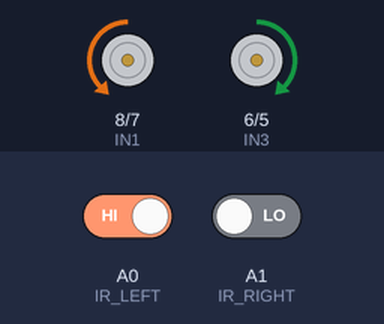
A sketch run on a simulated Arduino Uno, built with avr-gcc and run on an emulated ATmega328P. Shown: motor-driver pin pairs drawn as motors (green arrow = first pin HIGH = forward, orange = second pin HIGH = backward, longer = more drive, scaled by the enable pin). The test bench sets the inputs (shaded band); at power-on: A0 (IR_LEFT) HIGH, A1 (IR_RIGHT) LOW.

Above: at 1.2 s.
1.3 s: A0 (IR_LEFT) driven LOW
At 2.8 s:
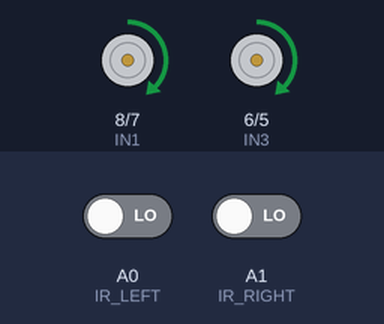
3.1 s: A1 (IR_RIGHT) driven HIGH
At 4.3 s:
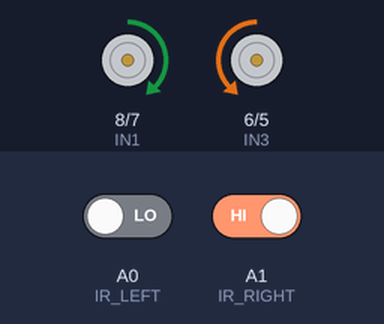
4.6 s: A1 (IR_RIGHT) driven LOW
At 5.6 s:
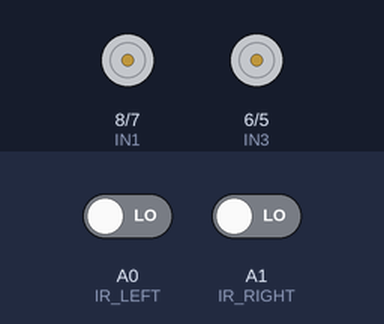
6.4 s: A0 (IR_LEFT) driven HIGH
At 6.8 s:
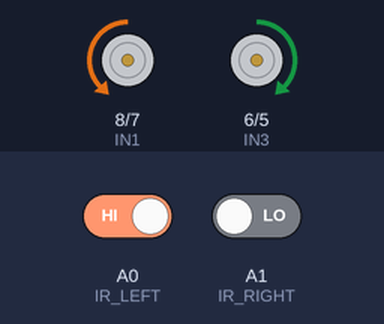
Timing chart, 0 to 8.9 s (numbered marks = the images above; inputs shaded):
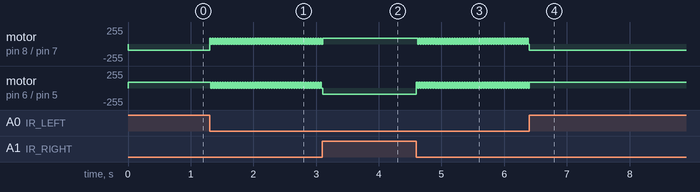

Measured:
- after the input at 1.3 s, motor on pin 8 (IN1) / pin 7 (IN2), motor on pin 6 (IN3) / pin 5 (IN4): alternates forward 90/255 for 0.02 s and stopped for 0.02 s, starting at once
- after the input at 3.1 s, motor on pin 8 (IN1) / pin 7 (IN2): goes on until 3.1 s, then stays forward 90/255
- after the input at 4.6 s, motor on pin 8 (IN1) / pin 7 (IN2), motor on pin 6 (IN3) / pin 5 (IN4): alternates forward 90/255 for 0.02 s and stopped for 0.02 s, starting at once
- after the input at 6.4 s, motor on pin 6 (IN3) / pin 5 (IN4): goes on until 6.4 s, then stays forward 90/255

The sketch:

Competition.ino
```cpp
// Motor Pins (Connect to L298N)
#define ENA 9   // Enable pin for Motor A
#define IN1 8   // Input 1 for Motor A
#define IN2 7   // Input 2 for Motor A
#define ENB 10  // Enable pin for Motor B
#define IN3 6   // Input 3 for Motor B
#define IN4 5   // Input 4 for Motor B

// IR Sensor Pins
#define IR_LEFT A0  // Left IR sensor
#define IR_RIGHT A1 // Right IR sensor

// Speed Settings
#define SPEED 90 // Speed for motors (0-255)

void setup() {
  // Motor Pins as Output
  pinMode(ENA, OUTPUT);
  pinMode(IN1, OUTPUT);
  pinMode(IN2, OUTPUT);
  pinMode(ENB, OUTPUT);
  pinMode(IN3, OUTPUT);
  pinMode(IN4, OUTPUT);

  // IR Sensor Pins as Input
  pinMode(IR_LEFT, INPUT);
  pinMode(IR_RIGHT, INPUT);

  // Initial Motor States
  stopMotors();
}

void loop() {
  // Read IR sensor values
  int leftSensor = digitalRead(IR_LEFT);
  int rightSensor = digitalRead(IR_RIGHT);

  // Control logic for line following
  if (leftSensor == LOW && rightSensor == LOW) {
    // Both sensors detect black (on the line)
    moveForward();
    delay(20);
    stopMotors();
    delay(20);


  } else if (leftSensor == HIGH && rightSensor == LOW) {
    // Left sensor detects white (off the line), right sensor detects black (on the line)
    turnLeft();


  } else if (leftSensor == LOW && rightSensor == HIGH) {
    // Left sensor detects black (on the line), right sensor detects white (off the line)
    turnRight();


  } else {
    // Both sensors detect white (off the line)
    stopMotors();
  }
}

// Function to move forward
void moveForward() {
  digitalWrite(IN1, HIGH);
  digitalWrite(IN2, LOW);
  digitalWrite(IN3, HIGH);
  digitalWrite(IN4, LOW);
  analogWrite(ENA, SPEED);
  analogWrite(ENB, SPEED);
}

// Function to turn left
void turnLeft() {
  digitalWrite(IN1, LOW);
  digitalWrite(IN2, HIGH);
  digitalWrite(IN3, HIGH);
  digitalWrite(IN4, LOW);
  analogWrite(ENA, SPEED);
  analogWrite(ENB, SPEED);
}

// Function to turn right
void turnRight() {
  digitalWrite(IN1, HIGH);
  digitalWrite(IN2, LOW);
  digitalWrite(IN3, LOW);
  digitalWrite(IN4, HIGH);
  analogWrite(ENA, SPEED);
  analogWrite(ENB, SPEED);
}

// Function to stop all motors
void stopMotors() {
  digitalWrite(IN1, LOW);
  digitalWrite(IN2, LOW);
  digitalWrite(IN3, LOW);
  digitalWrite(IN4, LOW);
  analogWrite(ENA, 0);
  analogWrite(ENB, 0);
}
```
